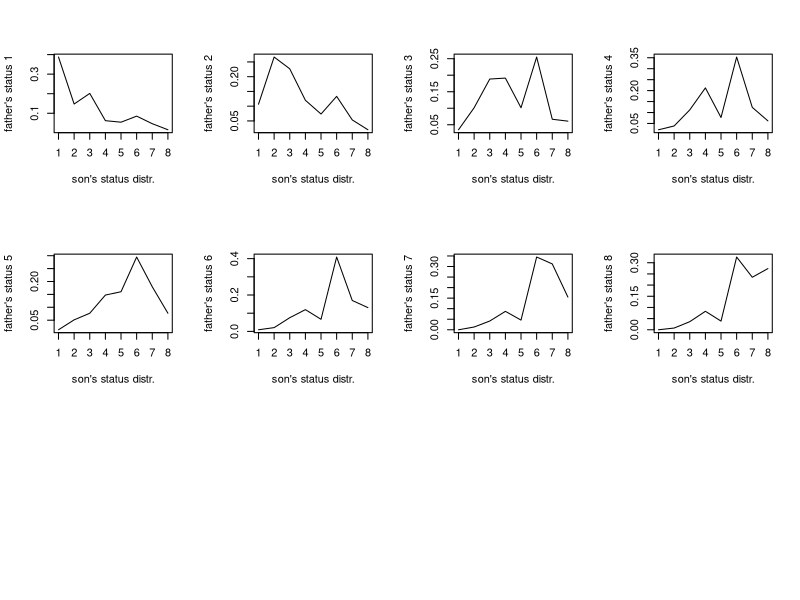

Write R code to recreate this figure.
## ---- chunk 1
os1<-occupationalStatus/rowSums(occupationalStatus)
par (mfrow = c(3,4)) #used 3 rows to force proper formatting
for (i in 1:8)  {
  plot(os1[i,], xlab="son's status distr.", ylab=paste("father's status",i), type="l")}
